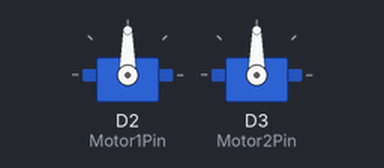
Simulated run of this sketch. Board: ESP8266 (NodeMCU). Parts: 2 × servo.

Above: at 0.0 s.
At 10.0 s:
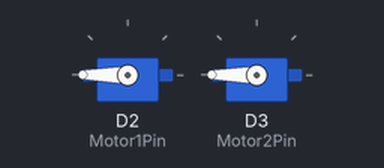
At 12.8 s:
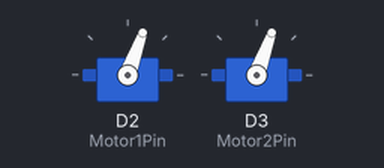
At 25.4 s:
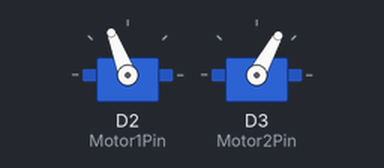
Timing chart, 0 to 29.9 s (numbered marks = the images above):
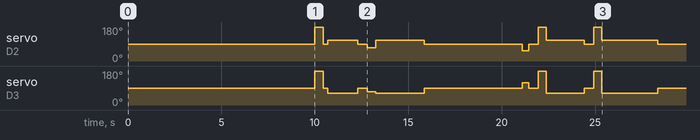

The sketch:

Finals_Code_no_sensor.ino
```cpp
#include <Servo.h>

#define Motor1Pin D2
#define Motor2Pin D3

Servo motor1;
Servo motor2;

int throttle = 29;
int baseLeft = 82;
int baseRight = 90;

void forw(int time);
void back(int time);
void left(int time);
void right(int time);
void stop(int time);

void setup() {
  motor1.attach(Motor1Pin);
  motor2.attach(Motor2Pin);

  delay(10000);
  right(450);
  stop(250);
  forw(1600);
  stop(500);
  left(450);
  forw(2600);
  stop(250);

  delay(5000);
  back(350);
  stop(500);
  right(450);
  forw(2020);
  stop(500);
  right(450);
  forw(3000);
  stop(250);
}

void forw(int time){
  motor1.write(baseLeft+throttle);
  motor2.write(baseRight-throttle);
  delay(time);
}

void back(int time){
  motor1.write(baseLeft-throttle);
  motor2.write(baseRight+throttle);
  delay(time);
}

void left(int time){
  motor1.write(70);
  motor2.write(70);
  delay(time);
}

void right(int time){
  motor1.write(180);
  motor2.write(180);
  delay(time);
}

void stop(int time){
  motor1.write(90);
  motor2.write(90);
  delay(time);
}

void loop() {
  // put your main code here, to run repeatedly:

}
```
